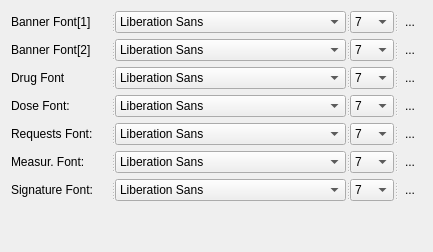
           <widget class="QWidget" name="printDrugsFontsTab">
            <attribute name="title">
             <string>Fonts</string>
            </attribute>
            <layout class="QGridLayout" name="gridLayout">
             <item row="0" column="0">
              <widget class="QSplitter" name="bannerFontGroup">
               <property name="orientation">
                <enum>Qt::Horizontal</enum>
               </property>
               <widget class="QLabel" name="label_2">
                <property name="sizePolicy">
                 <sizepolicy hsizetype="Fixed" vsizetype="Preferred">
                  <horstretch>0</horstretch>
                  <verstretch>0</verstretch>
                 </sizepolicy>
                </property>
                <property name="minimumSize">
                 <size>
                  <width>100</width>
                  <height>0</height>
                 </size>
                </property>
                <property name="maximumSize">
                 <size>
                  <width>80</width>
                  <height>16777215</height>
                 </size>
                </property>
                <property name="text">
                 <string>Banner Font[1]</string>
                </property>
               </widget>
               <widget class="mFontComboBox" name="bannerFontName">
                <property name="editable">
                 <bool>false</bool>
                </property>
               </widget>
               <widget class="QComboBox" name="bannerFontSize">
                <property name="sizePolicy">
                 <sizepolicy hsizetype="Fixed" vsizetype="Fixed">
                  <horstretch>0</horstretch>
                  <verstretch>0</verstretch>
                 </sizepolicy>
                </property>
                <property name="maximumSize">
                 <size>
                  <width>50</width>
                  <height>16777215</height>
                 </size>
                </property>
                <property name="styleSheet">
                 <string notr="true"/>
                </property>
                <item>
                 <property name="text">
                  <string>7</string>
                 </property>
                </item>
                <item>
                 <property name="text">
                  <string>8</string>
                 </property>
                </item>
                <item>
                 <property name="text">
                  <string>9</string>
                 </property>
                </item>
                <item>
                 <property name="text">
                  <string>10</string>
                 </property>
                </item>
                <item>
                 <property name="text">
                  <string>11</string>
                 </property>
                </item>
                <item>
                 <property name="text">
                  <string>12</string>
                 </property>
                </item>
                <item>
                 <property name="text">
                  <string>13</string>
                 </property>
                </item>
                <item>
                 <property name="text">
                  <string>14</string>
                 </property>
                </item>
                <item>
                 <property name="text">
                  <string>16</string>
                 </property>
                </item>
                <item>
                 <property name="text">
                  <string>18</string>
                 </property>
                </item>
                <item>
                 <property name="text">
                  <string>20</string>
                 </property>
                </item>
               </widget>
               <widget class="QToolButton" name="bannerFontBold">
                <property name="toolTip">
                 <string>Bold</string>
                </property>
                <property name="text">
                 <string>...</string>
                </property>
                <property name="icon">
                 <iconset resource="../res/resources.qrc">
                  <normaloff>:/Graphics/bold</normaloff>:/Graphics/bold</iconset>
                </property>
                <property name="checkable">
                 <bool>true</bool>
                </property>
                <property name="autoRaise">
                 <bool>true</bool>
                </property>
               </widget>
              </widget>
             </item>
             <item row="1" column="0">
              <widget class="QSplitter" name="altBannerFontGroup">
               <property name="orientation">
                <enum>Qt::Horizontal</enum>
               </property>
               <widget class="QLabel" name="label_9">
                <property name="sizePolicy">
                 <sizepolicy hsizetype="Fixed" vsizetype="Preferred">
                  <horstretch>0</horstretch>
                  <verstretch>0</verstretch>
                 </sizepolicy>
                </property>
                <property name="minimumSize">
                 <size>
                  <width>100</width>
                  <height>0</height>
                 </size>
                </property>
                <property name="maximumSize">
                 <size>
                  <width>80</width>
                  <height>16777215</height>
                 </size>
                </property>
                <property name="text">
                 <string>Banner Font[2]</string>
                </property>
               </widget>
               <widget class="mFontComboBox" name="altBannerFontName">
                <property name="editable">
                 <bool>false</bool>
                </property>
               </widget>
               <widget class="QComboBox" name="altBannerFontSize">
                <property name="sizePolicy">
                 <sizepolicy hsizetype="Fixed" vsizetype="Fixed">
                  <horstretch>0</horstretch>
                  <verstretch>0</verstretch>
                 </sizepolicy>
                </property>
                <property name="maximumSize">
                 <size>
                  <width>50</width>
                  <height>16777215</height>
                 </size>
                </property>
                <property name="styleSheet">
                 <string notr="true"/>
                </property>
                <item>
                 <property name="text">
                  <string>7</string>
                 </property>
                </item>
                <item>
                 <property name="text">
                  <string>8</string>
                 </property>
                </item>
                <item>
                 <property name="text">
                  <string>9</string>
                 </property>
                </item>
                <item>
                 <property name="text">
                  <string>10</string>
                 </property>
                </item>
                <item>
                 <property name="text">
                  <string>11</string>
                 </property>
                </item>
                <item>
                 <property name="text">
                  <string>12</string>
                 </property>
                </item>
                <item>
                 <property name="text">
                  <string>13</string>
                 </property>
                </item>
                <item>
                 <property name="text">
                  <string>14</string>
                 </property>
                </item>
                <item>
                 <property name="text">
                  <string>16</string>
                 </property>
                </item>
                <item>
                 <property name="text">
                  <string>18</string>
                 </property>
                </item>
                <item>
                 <property name="text">
                  <string>20</string>
                 </property>
                </item>
               </widget>
               <widget class="QToolButton" name="altBannerFontBold">
                <property name="toolTip">
                 <string>Bold</string>
                </property>
                <property name="text">
                 <string>...</string>
                </property>
                <property name="icon">
                 <iconset resource="../res/resources.qrc">
                  <normaloff>:/Graphics/bold</normaloff>:/Graphics/bold</iconset>
                </property>
                <property name="checkable">
                 <bool>true</bool>
                </property>
                <property name="autoRaise">
                 <bool>true</bool>
                </property>
               </widget>
              </widget>
             </item>
             <item row="2" column="0">
              <widget class="QSplitter" name="splitter_10">
               <property name="orientation">
                <enum>Qt::Horizontal</enum>
               </property>
               <widget class="QLabel" name="label_7">
                <property name="sizePolicy">
                 <sizepolicy hsizetype="Fixed" vsizetype="Preferred">
                  <horstretch>0</horstretch>
                  <verstretch>0</verstretch>
                 </sizepolicy>
                </property>
                <property name="minimumSize">
                 <size>
                  <width>100</width>
                  <height>0</height>
                 </size>
                </property>
                <property name="maximumSize">
                 <size>
                  <width>80</width>
                  <height>16777215</height>
                 </size>
                </property>
                <property name="text">
                 <string>Drug Font</string>
                </property>
               </widget>
               <widget class="mFontComboBox" name="roshettaFontName">
                <property name="editable">
                 <bool>false</bool>
                </property>
               </widget>
               <widget class="QComboBox" name="roshettaFontSize">
                <property name="sizePolicy">
                 <sizepolicy hsizetype="Fixed" vsizetype="Fixed">
                  <horstretch>0</horstretch>
                  <verstretch>0</verstretch>
                 </sizepolicy>
                </property>
                <property name="maximumSize">
                 <size>
                  <width>50</width>
                  <height>16777215</height>
                 </size>
                </property>
                <property name="styleSheet">
                 <string notr="true"/>
                </property>
                <item>
                 <property name="text">
                  <string>7</string>
                 </property>
                </item>
                <item>
                 <property name="text">
                  <string>8</string>
                 </property>
                </item>
                <item>
                 <property name="text">
                  <string>9</string>
                 </property>
                </item>
                <item>
                 <property name="text">
                  <string>10</string>
                 </property>
                </item>
                <item>
                 <property name="text">
                  <string>11</string>
                 </property>
                </item>
                <item>
                 <property name="text">
                  <string>12</string>
                 </property>
                </item>
                <item>
                 <property name="text">
                  <string>13</string>
                 </property>
                </item>
                <item>
                 <property name="text">
                  <string>14</string>
                 </property>
                </item>
                <item>
                 <property name="text">
                  <string>16</string>
                 </property>
                </item>
                <item>
                 <property name="text">
                  <string>18</string>
                 </property>
                </item>
                <item>
                 <property name="text">
                  <string>20</string>
                 </property>
                </item>
               </widget>
               <widget class="QToolButton" name="roshettaFontBold">
                <property name="toolTip">
                 <string>Bold</string>
                </property>
                <property name="text">
                 <string>...</string>
                </property>
                <property name="icon">
                 <iconset resource="../res/resources.qrc">
                  <normaloff>:/Graphics/bold</normaloff>:/Graphics/bold</iconset>
                </property>
                <property name="checkable">
                 <bool>true</bool>
                </property>
                <property name="autoRaise">
                 <bool>true</bool>
                </property>
               </widget>
              </widget>
             </item>
             <item row="3" column="0">
              <widget class="QSplitter" name="splitter_11">
               <property name="orientation">
                <enum>Qt::Horizontal</enum>
               </property>
               <widget class="QLabel" name="label_10">
                <property name="sizePolicy">
                 <sizepolicy hsizetype="Fixed" vsizetype="Preferred">
                  <horstretch>0</horstretch>
                  <verstretch>0</verstretch>
                 </sizepolicy>
                </property>
                <property name="minimumSize">
                 <size>
                  <width>100</width>
                  <height>0</height>
                 </size>
                </property>
                <property name="maximumSize">
                 <size>
                  <width>80</width>
                  <height>16777215</height>
                 </size>
                </property>
                <property name="text">
                 <string>Dose Font:</string>
                </property>
               </widget>
               <widget class="mFontComboBox" name="doseFontName">
                <property name="editable">
                 <bool>false</bool>
                </property>
               </widget>
               <widget class="QComboBox" name="doseFontSize">
                <property name="sizePolicy">
                 <sizepolicy hsizetype="Fixed" vsizetype="Fixed">
                  <horstretch>0</horstretch>
                  <verstretch>0</verstretch>
                 </sizepolicy>
                </property>
                <property name="maximumSize">
                 <size>
                  <width>50</width>
                  <height>16777215</height>
                 </size>
                </property>
                <property name="styleSheet">
                 <string notr="true"/>
                </property>
                <item>
                 <property name="text">
                  <string>7</string>
                 </property>
                </item>
                <item>
                 <property name="text">
                  <string>8</string>
                 </property>
                </item>
                <item>
                 <property name="text">
                  <string>9</string>
                 </property>
                </item>
                <item>
                 <property name="text">
                  <string>10</string>
                 </property>
                </item>
                <item>
                 <property name="text">
                  <string>11</string>
                 </property>
                </item>
                <item>
                 <property name="text">
                  <string>12</string>
                 </property>
                </item>
                <item>
                 <property name="text">
                  <string>13</string>
                 </property>
                </item>
                <item>
                 <property name="text">
                  <string>14</string>
                 </property>
                </item>
                <item>
                 <property name="text">
                  <string>16</string>
                 </property>
                </item>
                <item>
                 <property name="text">
                  <string>18</string>
                 </property>
                </item>
                <item>
                 <property name="text">
                  <string>20</string>
                 </property>
                </item>
               </widget>
               <widget class="QToolButton" name="doseFontBold">
                <property name="toolTip">
                 <string>Bold</string>
                </property>
                <property name="text">
                 <string>...</string>
                </property>
                <property name="icon">
                 <iconset resource="../res/resources.qrc">
                  <normaloff>:/Graphics/bold</normaloff>:/Graphics/bold</iconset>
                </property>
                <property name="checkable">
                 <bool>true</bool>
                </property>
                <property name="autoRaise">
                 <bool>true</bool>
                </property>
               </widget>
              </widget>
             </item>
             <item row="4" column="0">
              <widget class="QSplitter" name="splitter_13">
               <property name="orientation">
                <enum>Qt::Horizontal</enum>
               </property>
               <widget class="QLabel" name="label_12">
                <property name="sizePolicy">
                 <sizepolicy hsizetype="Fixed" vsizetype="Preferred">
                  <horstretch>0</horstretch>
                  <verstretch>0</verstretch>
                 </sizepolicy>
                </property>
                <property name="minimumSize">
                 <size>
                  <width>100</width>
                  <height>0</height>
                 </size>
                </property>
                <property name="maximumSize">
                 <size>
                  <width>80</width>
                  <height>16777215</height>
                 </size>
                </property>
                <property name="text">
                 <string>Requests Font:</string>
                </property>
               </widget>
               <widget class="mFontComboBox" name="requestsFontName">
                <property name="editable">
                 <bool>false</bool>
                </property>
               </widget>
               <widget class="QComboBox" name="requestsFontSize">
                <property name="sizePolicy">
                 <sizepolicy hsizetype="Fixed" vsizetype="Fixed">
                  <horstretch>0</horstretch>
                  <verstretch>0</verstretch>
                 </sizepolicy>
                </property>
                <property name="maximumSize">
                 <size>
                  <width>50</width>
                  <height>16777215</height>
                 </size>
                </property>
                <property name="styleSheet">
                 <string notr="true"/>
                </property>
                <item>
                 <property name="text">
                  <string>7</string>
                 </property>
                </item>
                <item>
                 <property name="text">
                  <string>8</string>
                 </property>
                </item>
                <item>
                 <property name="text">
                  <string>9</string>
                 </property>
                </item>
                <item>
                 <property name="text">
                  <string>10</string>
                 </property>
                </item>
                <item>
                 <property name="text">
                  <string>11</string>
                 </property>
                </item>
                <item>
                 <property name="text">
                  <string>12</string>
                 </property>
                </item>
                <item>
                 <property name="text">
                  <string>13</string>
                 </property>
                </item>
                <item>
                 <property name="text">
                  <string>14</string>
                 </property>
                </item>
                <item>
                 <property name="text">
                  <string>16</string>
                 </property>
                </item>
                <item>
                 <property name="text">
                  <string>18</string>
                 </property>
                </item>
                <item>
                 <property name="text">
                  <string>20</string>
                 </property>
                </item>
               </widget>
               <widget class="QToolButton" name="requestsFontBold">
                <property name="toolTip">
                 <string>Bold</string>
                </property>
                <property name="text">
                 <string>...</string>
                </property>
                <property name="icon">
                 <iconset resource="../res/resources.qrc">
                  <normaloff>:/Graphics/bold</normaloff>:/Graphics/bold</iconset>
                </property>
                <property name="checkable">
                 <bool>true</bool>
                </property>
                <property name="autoRaise">
                 <bool>true</bool>
                </property>
               </widget>
              </widget>
             </item>
             <item row="5" column="0">
              <widget class="QSplitter" name="splitter_15">
               <property name="orientation">
                <enum>Qt::Horizontal</enum>
               </property>
               <widget class="QLabel" name="label_13">
                <property name="sizePolicy">
                 <sizepolicy hsizetype="Fixed" vsizetype="Preferred">
                  <horstretch>0</horstretch>
                  <verstretch>0</verstretch>
                 </sizepolicy>
                </property>
                <property name="minimumSize">
                 <size>
                  <width>100</width>
                  <height>0</height>
                 </size>
                </property>
                <property name="maximumSize">
                 <size>
                  <width>80</width>
                  <height>16777215</height>
                 </size>
                </property>
                <property name="text">
                 <string>Measur. Font:</string>
                </property>
               </widget>
               <widget class="mFontComboBox" name="measurementsFontName">
                <property name="editable">
                 <bool>false</bool>
                </property>
               </widget>
               <widget class="QComboBox" name="measurementsFontSize">
                <property name="sizePolicy">
                 <sizepolicy hsizetype="Fixed" vsizetype="Fixed">
                  <horstretch>0</horstretch>
                  <verstretch>0</verstretch>
                 </sizepolicy>
                </property>
                <property name="maximumSize">
                 <size>
                  <width>50</width>
                  <height>16777215</height>
                 </size>
                </property>
                <property name="styleSheet">
                 <string notr="true"/>
                </property>
                <item>
                 <property name="text">
                  <string>7</string>
                 </property>
                </item>
                <item>
                 <property name="text">
                  <string>8</string>
                 </property>
                </item>
                <item>
                 <property name="text">
                  <string>9</string>
                 </property>
                </item>
                <item>
                 <property name="text">
                  <string>10</string>
                 </property>
                </item>
                <item>
                 <property name="text">
                  <string>11</string>
                 </property>
                </item>
                <item>
                 <property name="text">
                  <string>12</string>
                 </property>
                </item>
                <item>
                 <property name="text">
                  <string>13</string>
                 </property>
                </item>
                <item>
                 <property name="text">
                  <string>14</string>
                 </property>
                </item>
                <item>
                 <property name="text">
                  <string>16</string>
                 </property>
                </item>
                <item>
                 <property name="text">
                  <string>18</string>
                 </property>
                </item>
                <item>
                 <property name="text">
                  <string>20</string>
                 </property>
                </item>
               </widget>
               <widget class="QToolButton" name="measurementsFontBold">
                <property name="toolTip">
                 <string>Bold</string>
                </property>
                <property name="text">
                 <string>...</string>
                </property>
                <property name="icon">
                 <iconset resource="../res/resources.qrc">
                  <normaloff>:/Graphics/bold</normaloff>:/Graphics/bold</iconset>
                </property>
                <property name="checkable">
                 <bool>true</bool>
                </property>
                <property name="autoRaise">
                 <bool>true</bool>
                </property>
               </widget>
              </widget>
             </item>
             <item row="6" column="0">
              <widget class="QSplitter" name="splitter_16">
               <property name="orientation">
                <enum>Qt::Horizontal</enum>
               </property>
               <widget class="QLabel" name="label_14">
                <property name="sizePolicy">
                 <sizepolicy hsizetype="Fixed" vsizetype="Preferred">
                  <horstretch>0</horstretch>
                  <verstretch>0</verstretch>
                 </sizepolicy>
                </property>
                <property name="minimumSize">
                 <size>
                  <width>100</width>
                  <height>0</height>
                 </size>
                </property>
                <property name="maximumSize">
                 <size>
                  <width>80</width>
                  <height>16777215</height>
                 </size>
                </property>
                <property name="text">
                 <string>Signature Font:</string>
                </property>
               </widget>
               <widget class="mFontComboBox" name="signatureFontName">
                <property name="editable">
                 <bool>false</bool>
                </property>
               </widget>
               <widget class="QComboBox" name="signatureFontSize">
                <property name="sizePolicy">
                 <sizepolicy hsizetype="Fixed" vsizetype="Fixed">
                  <horstretch>0</horstretch>
                  <verstretch>0</verstretch>
                 </sizepolicy>
                </property>
                <property name="maximumSize">
                 <size>
                  <width>50</width>
                  <height>16777215</height>
                 </size>
                </property>
                <property name="styleSheet">
                 <string notr="true"/>
                </property>
                <item>
                 <property name="text">
                  <string>7</string>
                 </property>
                </item>
                <item>
                 <property name="text">
                  <string>8</string>
                 </property>
                </item>
                <item>
                 <property name="text">
                  <string>9</string>
                 </property>
                </item>
                <item>
                 <property name="text">
                  <string>10</string>
                 </property>
                </item>
                <item>
                 <property name="text">
                  <string>11</string>
                 </property>
                </item>
                <item>
                 <property name="text">
                  <string>12</string>
                 </property>
                </item>
                <item>
                 <property name="text">
                  <string>13</string>
                 </property>
                </item>
                <item>
                 <property name="text">
                  <string>14</string>
                 </property>
                </item>
                <item>
                 <property name="text">
                  <string>16</string>
                 </property>
                </item>
                <item>
                 <property name="text">
                  <string>18</string>
                 </property>
                </item>
                <item>
                 <property name="text">
                  <string>20</string>
                 </property>
                </item>
               </widget>
               <widget class="QToolButton" name="signatureFontBold">
                <property name="toolTip">
                 <string>Bold</string>
                </property>
                <property name="text">
                 <string>...</string>
                </property>
                <property name="icon">
                 <iconset resource="../res/resources.qrc">
                  <normaloff>:/Graphics/bold</normaloff>:/Graphics/bold</iconset>
                </property>
                <property name="checkable">
                 <bool>true</bool>
                </property>
                <property name="autoRaise">
                 <bool>true</bool>
                </property>
               </widget>
              </widget>
             </item>
             <item row="7" column="0">
              <spacer name="verticalSpacer_4">
               <property name="orientation">
                <enum>Qt::Vertical</enum>
               </property>
               <property name="sizeHint" stdset="0">
                <size>
                 <width>20</width>
                 <height>40</height>
                </size>
               </property>
              </spacer>
             </item>
            </layout>
           </widget>
